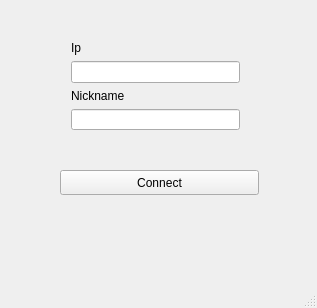
<?xml version="1.0" encoding="UTF-8"?>
<ui version="4.0">
    <class>MainWindow</class>
    <widget class="QMainWindow" name="MainWindow">
        <property name="geometry">
            <rect>
                <x>0</x>
                <y>0</y>
                <width>317</width>
                <height>308</height>
            </rect>
        </property>
        <property name="windowTitle">
            <string>Pacman Launcher</string>
        </property>
        <widget class="QWidget" name="centralWidget">
            <widget class="QPushButton" name="ButtonConnect">
                <property name="geometry">
                    <rect>
                        <x>60</x>
                        <y>170</y>
                        <width>199</width>
                        <height>25</height>
                    </rect>
                </property>
                <property name="text">
                    <string>Connect</string>
                </property>
            </widget>
            <widget class="QWidget" name="">
                <property name="geometry">
                    <rect>
                        <x>60</x>
                        <y>30</y>
                        <width>191</width>
                        <height>111</height>
                    </rect>
                </property>
                <layout class="QVBoxLayout" name="verticalLayout_3">
                    <item>
                        <layout class="QVBoxLayout" name="verticalLayout_2">
                            <item>
                                <widget class="QLabel" name="label_2">
                                    <property name="text">
                                        <string>Ip</string>
                                    </property>
                                </widget>
                            </item>
                            <item>
                                <widget class="QLineEdit" name="lineEditIP"/>
                            </item>
                        </layout>
                    </item>
                    <item>
                        <layout class="QVBoxLayout" name="verticalLayout">
                            <item>
                                <widget class="QLabel" name="label">
                                    <property name="text">
                                        <string>Nickname</string>
                                    </property>
                                </widget>
                            </item>
                            <item>
                                <widget class="QLineEdit" name="lineEditName"/>
                            </item>
                        </layout>
                    </item>
                </layout>
            </widget>
        </widget>
        <widget class="QStatusBar" name="statusBar"/>
    </widget>
    <layoutdefault spacing="6" margin="11"/>
    <resources/>
    <connections/>
</ui>
